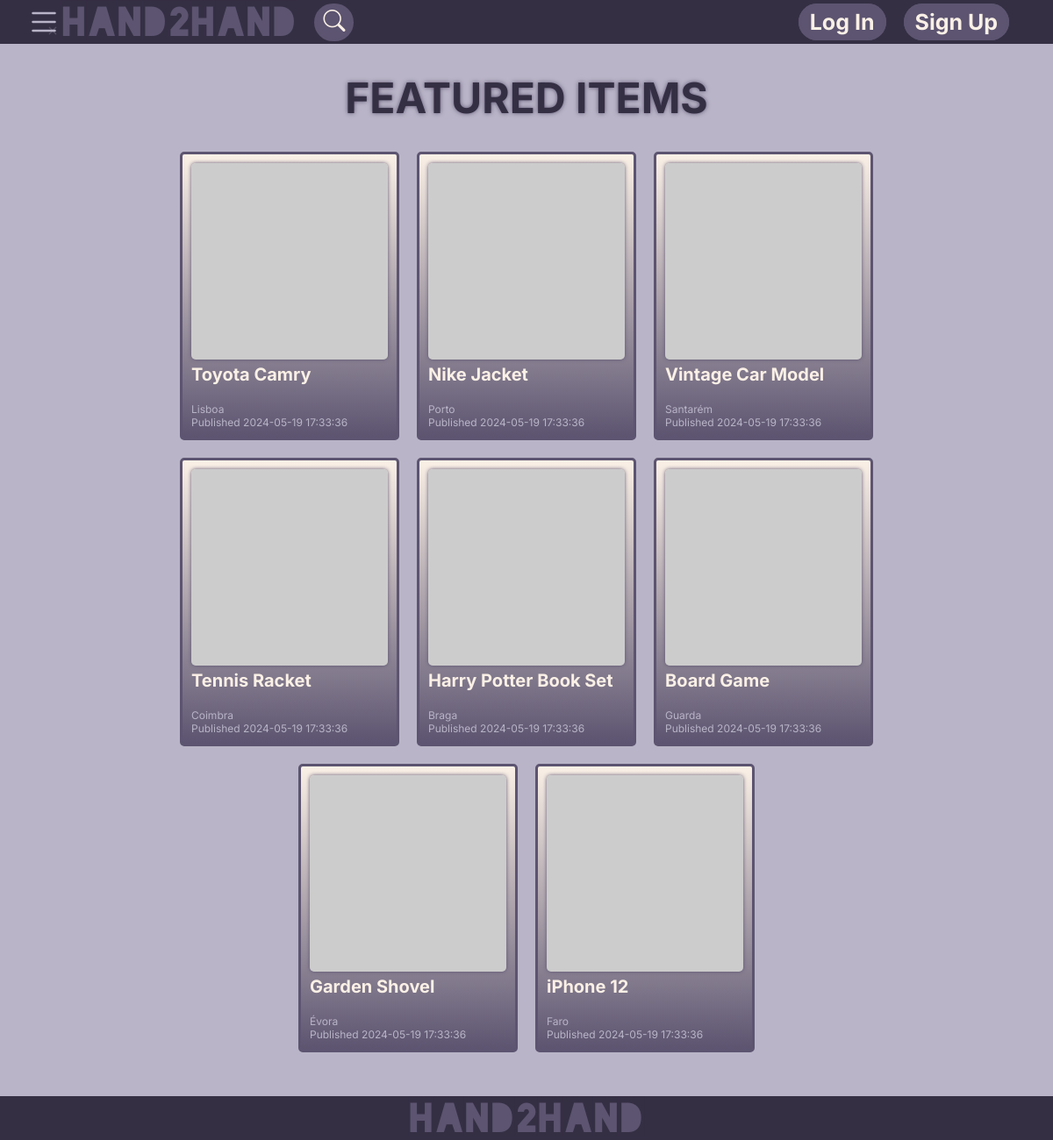
The app's page /pages/index.php, older data.
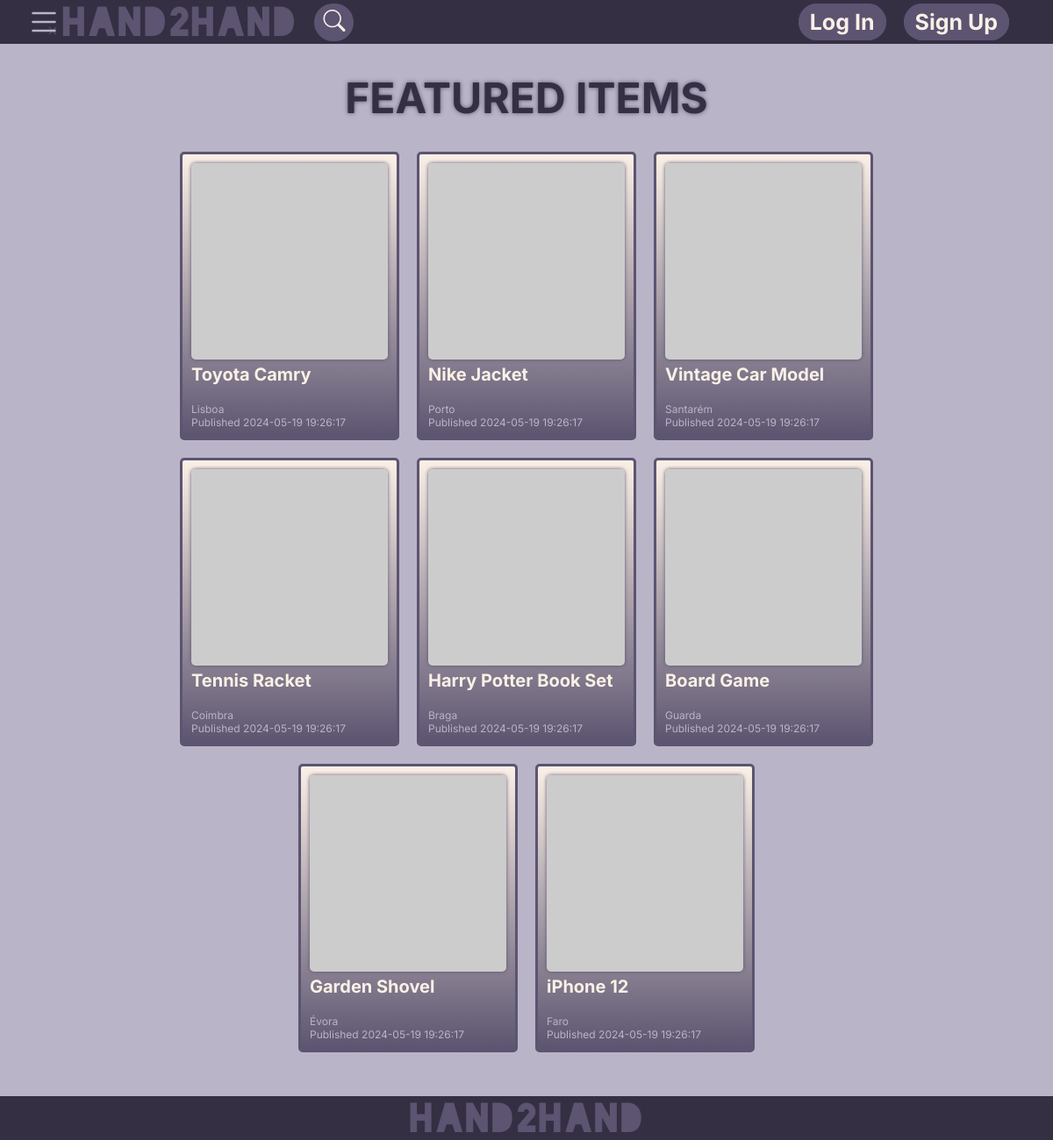
The same page, newer data.
### tables this page shows
CREATE TABLE Items (
    item_id INTEGER PRIMARY KEY,
    seller_id INTEGER NOT NULL,
    category_id INTEGER NOT NULL,
    title TEXT NOT NULL,
    description TEXT,
    price REAL,
    condition TEXT,
    currency TEXT DEFAULT 'EUR',
    cellphone TEXT,
    location TEXT,
    publish_date DATETIME DEFAULT CURRENT_TIMESTAMP,
    FOREIGN KEY (seller_id) REFERENCES Users(user_id) ON DELETE CASCADE,
    FOREIGN KEY (category_id) REFERENCES Categories(category_id) ON DELETE CASCADE
);

### php/data_fetch.php (called while the page is built, shortened)
<?php
function fetchFirstImage(PDO $db, $item_id) {
    $stmt = $db->prepare("SELECT image_url FROM Images WHERE item_id = :item_id LIMIT 1");
    $stmt->bindParam(':item_id', $item_id);
    $stmt->execute();
    $image = $stmt->fetch();
    return $image[0];
}
?>

### pages/index.php (the view, shortened to what this page needs)
<?php
    require_once(__DIR__ . '/../php/navbar.tpl.php');
    require_once(__DIR__ . '/../php/data_fetch.php');
    $db = new PDO("sqlite:../database.db");
    $db->exec('PRAGMA foreign_keys = ON;');
    $stmt = $db->prepare("SELECT * FROM Items ORDER BY RANDOM() LIMIT 8");
    $stmt->execute();
    $items = $stmt->fetchAll();
?>
<!DOCTYPE html>
<head>
    <link rel="stylesheet" href="../css/index-style.css">
    <link rel="stylesheet" href="../css/navbar-style.css">
    <link rel="stylesheet" href="https://cdn.jsdelivr.net/npm/bootstrap-icons@1.3.0/font/bootstrap-icons.css">
</head>
<body>
<?php drawNavbar($db); ?>
    <main>
        <h1>FEATURED ITEMS</h1>
        <div class="featured">
            <?php
            foreach ($items as $item) {
                $image = fetchFirstImage($db, $item['item_id']);
                echo "<article>
                <div class='imgbox'>
                    <img src='" . htmlspecialchars($image) . "'>
                </div>
                <a class='title' href='item.php?id=" . htmlspecialchars($item['item_id']) . "'>" . htmlspecialchars($item['title']) . "</a>
                <p class ='small-text'>" . htmlspecialchars($item['location']) . "</p>
                <p class ='small-text'>Published " . htmlspecialchars($item['publish_date']) . "</p>
            </article>";
            } ?>
        </div>
        <footer>
            <div class="footer-content">
                <a class="logo" href="index.php">Hand2Hand</a>
            </div>
        </footer>
    </main>
</body>

### php/navbar.tpl.php (shortened to what this page needs)
<?php
function drawNavbar(PDO $db) { ?>
    <nav class="navbar">
        <div class="navbar-inner">
            <div class="navbar-left">
                <div class="menuicons">
                    <img id="menulist" src="../icons/list.svg">
                 </div>
                <li><a class="logo" href="../index.php">Hand2Hand</a></li>
                <button class="search-display" onclick="displaySearchbar()"><i class="bi bi-search"></i></button>
            </div>
            <div class="navbar-right">
                <?php if (isset($_SESSION['username'])): ?>
                    <li><a href="../pages/profile.php?user=<?=htmlspecialchars($_SESSION['user_id'])?>"><img id="pfp" src="<?=htmlspecialchars(fetchPFP($db, $_SESSION['user_id']))?>"> Profile</a></li>
                    <li><a href="../pages/wishlist.php">Wishlist</a></li>
                    <li><a href="../pages/selling.php">List Item</a></li>
                <?php else: ?>
                    <li><a href="../pages/login.php">Log In</a></li>
                    <li><a href="../pages/signup.php">Sign Up</a></li>
                <?php endif; ?>
            </div>
        </div>
    </nav>
<?php } ?>

### css/index-style.css (style rules this page uses)
main { display: flex; flex-direction: column; align-items: center; }
h1 { font-size: 48px; color: var(--primary-color); text-shadow: 0px 0px 5px var(--secondary-color); }
.featured { display: flex; max-width: 85%; flex-wrap: wrap; gap: 20px; justify-content: center; }
article { display: flex; flex-direction: column; background-image: linear-gradient(to bottom, var(--hyperlink-color), var(--secondary-color)); flex-grow: 1; min-width: 250px; width: 20vw; max-width: 20vw; padding: 10px; box-sizing: border-box; border-radius: 5px; border-color: #5C5470; border-width: 3px; border-style: solid; }
.imgbox { width: 100%; aspect-ratio: 1/1; border-radius: 5px; overflow: hidden; margin-bottom: 5px; box-shadow: 0px 0px 4px #5C5470; }
.imgbox img { width: 100%; height: 100%; object-fit: cover; }
.title { font-size: 20px; color: var(--hyperlink-color); font-weight: bold; margin-bottom: 20px; }
.small-text { margin: 0; font-size: 12px; color: var(--accent-gray); }
footer { display: flex; align-items: center; justify-content: center; width: 100%; height: 50px; background-color: var(--primary-color); display: flex; justify-content: center; margin-top: 50px; }

### css/navbar-style.css (style rules this page uses)
body { box-sizing: border-box; min-height: 100vh; padding-top:50px; font-family: Inter; margin: 0; background-color: var(--accent-gray); }
.navbar { position: fixed; width: 100%; height: 50px; top: 0%; display: flex; background-color: var(--primary-color); z-index: 999; }
.navbar-inner { display: flex; justify-content: space-between; align-items: center; width: 100%; height: 100%; padding: 0px 50px 0px 50px; }
.navbar-left { display: flex; align-items: center; gap: 20px; }
.search-display { border: 3px solid var(--secondary-color); border-radius: 9999px; outline: none; background-color: var(--secondary-color); color: var(--hyperlink-color); padding: 3px 7px 5px 7px; font-size: 25px; cursor: pointer; transition: all 0.2s ease; }
.navbar-right { display: flex; text-align: center; justify-content: space-between; align-items: center; gap: 20px; }
.navbar-right li { transition: all 0.2s ease; user-select: none; }
.navbar-right a { color: var(--hyperlink-color); background-color: var(--secondary-color); box-sizing: border-box; border: 3px solid var(--secondary-color);; border-radius: 9999px; padding: 3px 10px 3px 10px; font-size: 25px; font-weight: bold; text-align: center; transition: all 0.2s ease; }
li,a { font-style: normal; text-decoration: none; list-style-type: none; }
.logo { font-family: 'Blackout'; background-color: var(--secondary-color); color: var(--primary-color); font-size: 45px; }
.menuicons { position: relative; }
#menulist,#menuclosed { position: absolute; cursor: pointer; transform: translateX(-50%) translateY(-50%); width: 40px; transition: all 0.5s ease; }
#menulist { z-index: 1; }

Row changes from the older to the newer data that the page shows:
changed items "Toyota Camry": publish_date "2024-05-19 17:33:36" → "2024-05-19 19:26:17"
changed items "Nike Jacket": publish_date "2024-05-19 17:33:36" → "2024-05-19 19:26:17"
changed items "Vintage Car Model": publish_date "2024-05-19 17:33:36" → "2024-05-19 19:26:17"
changed items "Tennis Racket": publish_date "2024-05-19 17:33:36" → "2024-05-19 19:26:17"
changed items "Harry Potter Book Set": publish_date "2024-05-19 17:33:36" → "2024-05-19 19:26:17"
changed items "Board Game": publish_date "2024-05-19 17:33:36" → "2024-05-19 19:26:17"
changed items "Garden Shovel": publish_date "2024-05-19 17:33:36" → "2024-05-19 19:26:17"
changed items "iPhone 12": publish_date "2024-05-19 17:33:36" → "2024-05-19 19:26:17"
